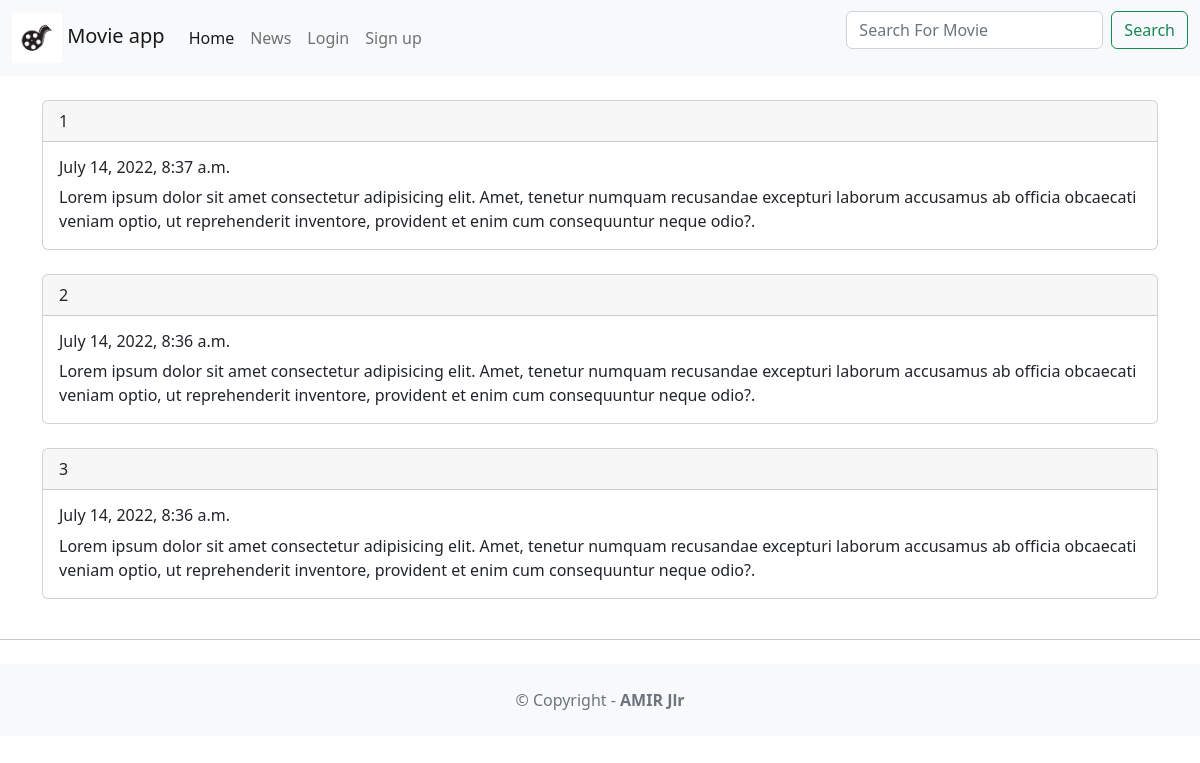
Page /news/ on the committed database.
### news/models.py (models this page shows, shortened)
class News(models.Model):
    headline = models.CharField(max_length=120)
    body = models.TextField()
    date = models.DateTimeField(auto_now_add=True)
    class Meta:
        ordering=('-date',)

### news/views.py (the view)
# urls.py: path('news/', include('news.urls')),
def news(request):
    newss=News.objects.all()
    context={
        'newss':newss,
    }
    return render(request, 'news/news.html',context)

### news/templates/news/news.html
{% extends 'base.html' %}
{% block content %}
  {% for news in newss %}
    <div class="card">
      <div class="card-header">
                {{ news.headline }}
      </div>
      <div class="card-body">
          <h6 class="card-title">{{ news.date }}</h6>
          <p class="card-text">{{ news.body }}.</p>
      </div>
    </div>
    <br>
  {% endfor %}
{% endblock content %}

### rows in the picture
News: headline "1", date "July 14, 2022, 8:37 a.m.", body "Lorem ipsum dolor sit amet consectetur adipisicing elit. Amet, tenetur numquam recusandae excepturi laborum accusamus ab officia obcaecati veniam optio, ut reprehenderit inventore, provident et enim cum consequuntur neque odio?"
News: headline "2", date "July 14, 2022, 8:36 a.m.", body "Lorem ipsum dolor sit amet consectetur adipisicing elit. Amet, tenetur numquam recusandae excepturi laborum accusamus ab officia obcaecati veniam optio, ut reprehenderit inventore, provident et enim cum consequuntur neque odio?"
News: headline "3", date "July 14, 2022, 8:36 a.m.", body "Lorem ipsum dolor sit amet consectetur adipisicing elit. Amet, tenetur numquam recusandae excepturi laborum accusamus ab officia obcaecati veniam optio, ut reprehenderit inventore, provident et enim cum consequuntur neque odio?"
